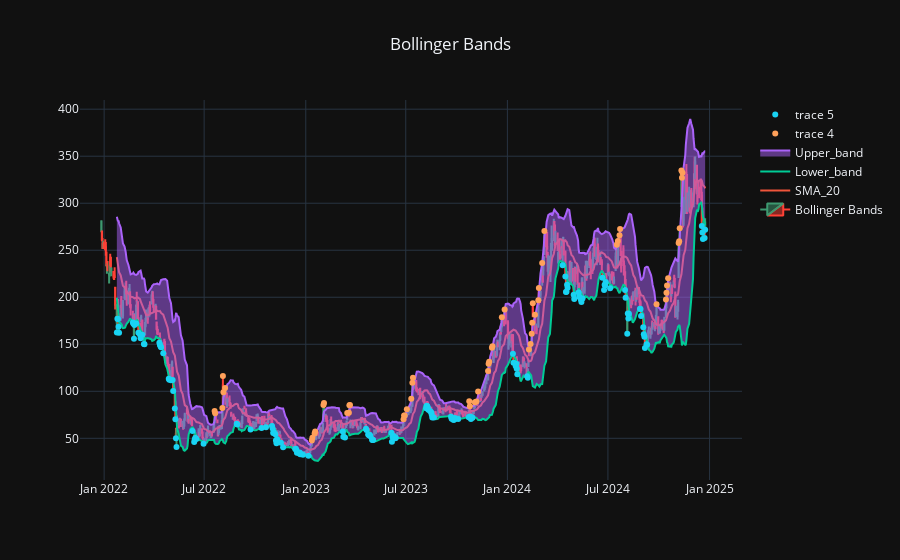

Notebook code cell kept with this figure:
### Code cell
strategy.show_bollinger_bands(df_bb)

### Figure 1 — Plotly figure (JSON) as saved in the notebook; plotly's stock layout.template omitted (floating-point values rounded to 4 significant figures; data arrays with more than 128 entries replaced by an {"elided": "..."} marker saying what was removed)
{"data": [{"close": {"elided": "755 float values"}, "high": {"elided": "755 float values"}, "low": {"elided": "755 float values"}, "name": "Bollinger Bands", "open": {"elided": "755 float values"}, "type": "candlestick", "x": {"elided": "755 str values"}}, {"name": "SMA_20", "type": "scatter", "x": {"elided": "755 str values"}, "y": {"elided": "755 float values"}}, {"name": "Lower_band", "type": "scatter", "x": {"elided": "755 str values"}, "y": {"elided": "755 float values"}}, {"fill": "tonexty", "name": "Upper_band", "type": "scatter", "x": {"elided": "755 str values"}, "y": {"elided": "755 float values"}}, {"mode": "markers", "type": "scatter", "x": ["2022-07-20", "2022-07-21", "2022-08-03", "2022-08-04", "2022-08-05", "2022-08-08", "2023-01-12", "2023-01-13", "2023-01-17", "2023-01-18", "2023-02-02", "2023-02-03", "2023-03-17", "2023-03-20", "2023-03-21", "2023-03-22", "2023-06-27", "2023-06-28", "2023-06-29", "2023-07-03", "2023-07-11", "2023-07-13", "2023-07-14", "2023-10-24", "2023-10-25", "2023-11-03", "2023-11-06", "2023-11-09", "2023-11-27", "2023-11-28", "2023-11-29", "2023-12-04", "2023-12-05", "2023-12-22", "2023-12-27", "2024-02-09", "2024-02-12", "2024-02-14", "2024-02-15", "2024-02-16", "2024-02-20", "2024-02-26", "2024-02-27", "2024-03-04", "2024-03-08", "2024-07-17", "2024-07-19", "2024-07-22", "2024-07-23", "2024-09-27", "2024-10-14", "2024-10-15", "2024-10-16", "2024-10-18", "2024-11-06", "2024-11-07", "2024-11-08", "2024-11-11", "2024-11-12", "2024-11-13"], "y": [79, 76.62, 82.25, 116.3, 98.87, 103.5, 47.65, 50.63, 54.98, 57.33, 85.54, 87.63, 76.8, 77.06, 85.05, 85.38, 70.37, 74.31, 74.18, 80.85, 92.15, 109.2, 114.4, 89.4, 84.09, 88.34, 89.27, 99.82, 121.5, 129.3, 131.4, 146.3, 147.9, 178.7, 187.0, 144.6, 150.4, 161.1, 172.8, 193.6, 181.3, 196.9, 209.9, 236.5, 270.5, 255.9, 259.8, 266, 272.5, 192.4, 197.7, 204.9, 212.4, 220.3, 257.7, 259.7, 273.5, 334.9, 327, 332.4]}, {"mode": "markers", "type": "scatter", "x": {"elided": "152 str values"}, "y": {"elided": "152 float values"}}], "layout": {"title": {"text": "Bollinger Bands", "x": 0.5, "xanchor": "center"}, "xaxis": {"rangeslider": {"visible": false}}}}
